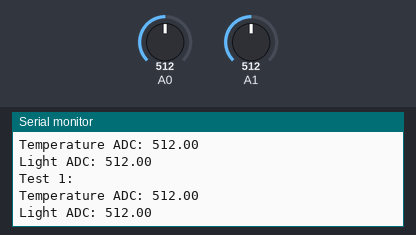
A sketch run on a simulated Arduino Uno, built with avr-gcc and run on an emulated ATmega328P. Parts: the last lines printed to the serial monitor. The test bench sets the inputs (shaded band); at power-on: A0 = 512, A1 = 512.

Above: at 10.8 s.
10.9 s: A0 set to 716
At 20.7 s:
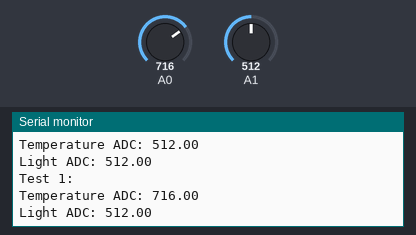
20.9 s: A1 set to 716
At 30.7 s:
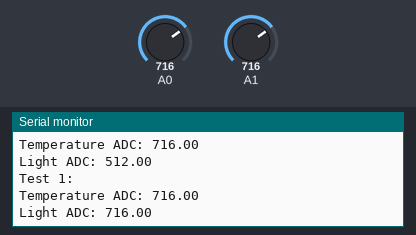
30.9 s: A0 set to 900
At 40.7 s:
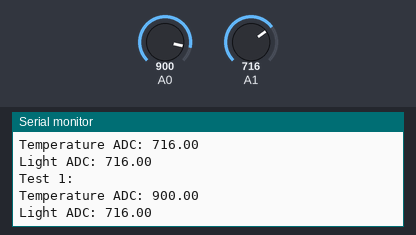
40.9 s: A1 set to 900
At 50.9 s:
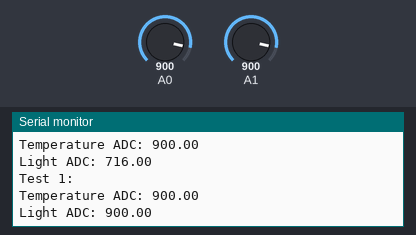
Timing chart, 0 to 51.9 s (numbered marks = the images above; inputs shaded):
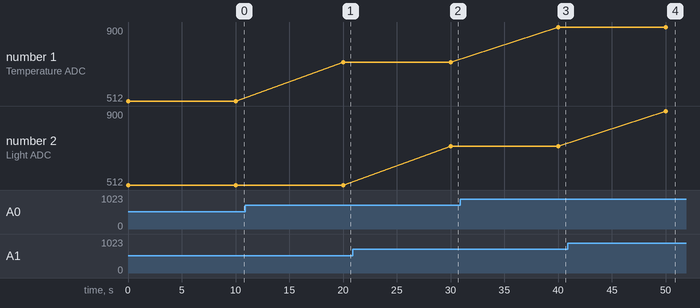

The sketch:

test1.ino
```cpp
#include <stdio.h>
#include <math.h>

int serial_putc( char c, struct __file * )
{
  Serial.write( c );
  return c;
}

void printf_begin(void)
{
  fdevopen( &serial_putc, 0 );
}

double getTemperature(){
  return analogRead(0);
}

double getLight(){
  return analogRead(1);
}

void setup() {
    Serial.begin(115200);
    printf_begin();
}

void loop() {
    printf("Test 1: \n");
    Serial.print("Temperature ADC: ");
    Serial.println(getTemperature());
    Serial.print("Light ADC: ");
    Serial.println(getLight());

    delay(10000);
}
```

Measured:
- after the input at 10.9 s, the serial monitor: prints a new line after 9.1 s (image 1)
- after the input at 20.9 s, the serial monitor: prints a new line after 9.1 s (image 2)
- after the input at 30.9 s, the serial monitor: prints a new line after 9.1 s (image 3)
- after the input at 40.9 s, the serial monitor: prints a new line after 9.1 s (image 4)
- plotted number 1: 512 → 716 after the input at 10.9 s, 716 → 900 after the input at 30.9 s
